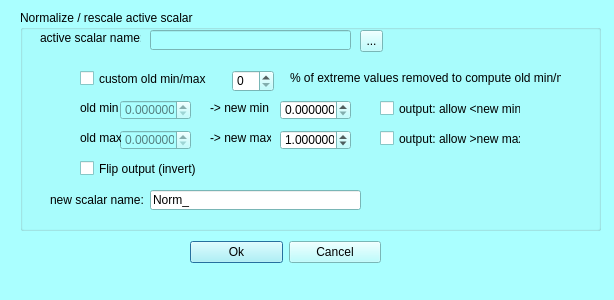
<?xml version="1.0" encoding="UTF-8"?>
<ui version="4.0">
 <class>mqScalarsNormalizationDialog</class>
 <widget class="QDialog" name="mqScalarsNormalizationDialog">
  <property name="geometry">
   <rect>
    <x>0</x>
    <y>0</y>
    <width>614</width>
    <height>300</height>
   </rect>
  </property>
  <property name="palette">
   <palette>
    <active>
     <colorrole role="WindowText">
      <brush brushstyle="SolidPattern">
       <color alpha="255">
        <red>0</red>
        <green>0</green>
        <blue>0</blue>
       </color>
      </brush>
     </colorrole>
     <colorrole role="Button">
      <brush brushstyle="SolidPattern">
       <color alpha="255">
        <red>170</red>
        <green>255</green>
        <blue>255</blue>
       </color>
      </brush>
     </colorrole>
     <colorrole role="Light">
      <brush brushstyle="SolidPattern">
       <color alpha="255">
        <red>255</red>
        <green>255</green>
        <blue>255</blue>
       </color>
      </brush>
     </colorrole>
     <colorrole role="Midlight">
      <brush brushstyle="SolidPattern">
       <color alpha="255">
        <red>212</red>
        <green>255</green>
        <blue>255</blue>
       </color>
      </brush>
     </colorrole>
     <colorrole role="Dark">
      <brush brushstyle="SolidPattern">
       <color alpha="255">
        <red>85</red>
        <green>127</green>
        <blue>127</blue>
       </color>
      </brush>
     </colorrole>
     <colorrole role="Mid">
      <brush brushstyle="SolidPattern">
       <color alpha="255">
        <red>113</red>
        <green>170</green>
        <blue>170</blue>
       </color>
      </brush>
     </colorrole>
     <colorrole role="Text">
      <brush brushstyle="SolidPattern">
       <color alpha="255">
        <red>0</red>
        <green>0</green>
        <blue>0</blue>
       </color>
      </brush>
     </colorrole>
     <colorrole role="BrightText">
      <brush brushstyle="SolidPattern">
       <color alpha="255">
        <red>255</red>
        <green>255</green>
        <blue>255</blue>
       </color>
      </brush>
     </colorrole>
     <colorrole role="ButtonText">
      <brush brushstyle="SolidPattern">
       <color alpha="255">
        <red>0</red>
        <green>0</green>
        <blue>0</blue>
       </color>
      </brush>
     </colorrole>
     <colorrole role="Base">
      <brush brushstyle="SolidPattern">
       <color alpha="255">
        <red>255</red>
        <green>255</green>
        <blue>255</blue>
       </color>
      </brush>
     </colorrole>
     <colorrole role="Window">
      <brush brushstyle="SolidPattern">
       <color alpha="255">
        <red>170</red>
        <green>255</green>
        <blue>255</blue>
       </color>
      </brush>
     </colorrole>
     <colorrole role="Shadow">
      <brush brushstyle="SolidPattern">
       <color alpha="255">
        <red>0</red>
        <green>0</green>
        <blue>0</blue>
       </color>
      </brush>
     </colorrole>
     <colorrole role="AlternateBase">
      <brush brushstyle="SolidPattern">
       <color alpha="255">
        <red>212</red>
        <green>255</green>
        <blue>255</blue>
       </color>
      </brush>
     </colorrole>
     <colorrole role="ToolTipBase">
      <brush brushstyle="SolidPattern">
       <color alpha="255">
        <red>255</red>
        <green>255</green>
        <blue>220</blue>
       </color>
      </brush>
     </colorrole>
     <colorrole role="ToolTipText">
      <brush brushstyle="SolidPattern">
       <color alpha="255">
        <red>0</red>
        <green>0</green>
        <blue>0</blue>
       </color>
      </brush>
     </colorrole>
    </active>
    <inactive>
     <colorrole role="WindowText">
      <brush brushstyle="SolidPattern">
       <color alpha="255">
        <red>0</red>
        <green>0</green>
        <blue>0</blue>
       </color>
      </brush>
     </colorrole>
     <colorrole role="Button">
      <brush brushstyle="SolidPattern">
       <color alpha="255">
        <red>170</red>
        <green>255</green>
        <blue>255</blue>
       </color>
      </brush>
     </colorrole>
     <colorrole role="Light">
      <brush brushstyle="SolidPattern">
       <color alpha="255">
        <red>255</red>
        <green>255</green>
        <blue>255</blue>
       </color>
      </brush>
     </colorrole>
     <colorrole role="Midlight">
      <brush brushstyle="SolidPattern">
       <color alpha="255">
        <red>212</red>
        <green>255</green>
        <blue>255</blue>
       </color>
      </brush>
     </colorrole>
     <colorrole role="Dark">
      <brush brushstyle="SolidPattern">
       <color alpha="255">
        <red>85</red>
        <green>127</green>
        <blue>127</blue>
       </color>
      </brush>
     </colorrole>
     <colorrole role="Mid">
      <brush brushstyle="SolidPattern">
       <color alpha="255">
        <red>113</red>
        <green>170</green>
        <blue>170</blue>
       </color>
      </brush>
     </colorrole>
     <colorrole role="Text">
      <brush brushstyle="SolidPattern">
       <color alpha="255">
        <red>0</red>
        <green>0</green>
        <blue>0</blue>
       </color>
      </brush>
     </colorrole>
     <colorrole role="BrightText">
      <brush brushstyle="SolidPattern">
       <color alpha="255">
        <red>255</red>
        <green>255</green>
        <blue>255</blue>
       </color>
      </brush>
     </colorrole>
     <colorrole role="ButtonText">
      <brush brushstyle="SolidPattern">
       <color alpha="255">
        <red>0</red>
        <green>0</green>
        <blue>0</blue>
       </color>
      </brush>
     </colorrole>
     <colorrole role="Base">
      <brush brushstyle="SolidPattern">
       <color alpha="255">
        <red>255</red>
        <green>255</green>
        <blue>255</blue>
       </color>
      </brush>
     </colorrole>
     <colorrole role="Window">
      <brush brushstyle="SolidPattern">
       <color alpha="255">
        <red>170</red>
        <green>255</green>
        <blue>255</blue>
       </color>
      </brush>
     </colorrole>
     <colorrole role="Shadow">
      <brush brushstyle="SolidPattern">
       <color alpha="255">
        <red>0</red>
        <green>0</green>
        <blue>0</blue>
       </color>
      </brush>
     </colorrole>
     <colorrole role="AlternateBase">
      <brush brushstyle="SolidPattern">
       <color alpha="255">
        <red>212</red>
        <green>255</green>
        <blue>255</blue>
       </color>
      </brush>
     </colorrole>
     <colorrole role="ToolTipBase">
      <brush brushstyle="SolidPattern">
       <color alpha="255">
        <red>255</red>
        <green>255</green>
        <blue>220</blue>
       </color>
      </brush>
     </colorrole>
     <colorrole role="ToolTipText">
      <brush brushstyle="SolidPattern">
       <color alpha="255">
        <red>0</red>
        <green>0</green>
        <blue>0</blue>
       </color>
      </brush>
     </colorrole>
    </inactive>
    <disabled>
     <colorrole role="WindowText">
      <brush brushstyle="SolidPattern">
       <color alpha="255">
        <red>85</red>
        <green>127</green>
        <blue>127</blue>
       </color>
      </brush>
     </colorrole>
     <colorrole role="Button">
      <brush brushstyle="SolidPattern">
       <color alpha="255">
        <red>170</red>
        <green>255</green>
        <blue>255</blue>
       </color>
      </brush>
     </colorrole>
     <colorrole role="Light">
      <brush brushstyle="SolidPattern">
       <color alpha="255">
        <red>255</red>
        <green>255</green>
        <blue>255</blue>
       </color>
      </brush>
     </colorrole>
     <colorrole role="Midlight">
      <brush brushstyle="SolidPattern">
       <color alpha="255">
        <red>212</red>
        <green>255</green>
        <blue>255</blue>
       </color>
      </brush>
     </colorrole>
     <colorrole role="Dark">
      <brush brushstyle="SolidPattern">
       <color alpha="255">
        <red>85</red>
        <green>127</green>
        <blue>127</blue>
       </color>
      </brush>
     </colorrole>
     <colorrole role="Mid">
      <brush brushstyle="SolidPattern">
       <color alpha="255">
        <red>113</red>
        <green>170</green>
        <blue>170</blue>
       </color>
      </brush>
     </colorrole>
     <colorrole role="Text">
      <brush brushstyle="SolidPattern">
       <color alpha="255">
        <red>85</red>
        <green>127</green>
        <blue>127</blue>
       </color>
      </brush>
     </colorrole>
     <colorrole role="BrightText">
      <brush brushstyle="SolidPattern">
       <color alpha="255">
        <red>255</red>
        <green>255</green>
        <blue>255</blue>
       </color>
      </brush>
     </colorrole>
     <colorrole role="ButtonText">
      <brush brushstyle="SolidPattern">
       <color alpha="255">
        <red>85</red>
        <green>127</green>
        <blue>127</blue>
       </color>
      </brush>
     </colorrole>
     <colorrole role="Base">
      <brush brushstyle="SolidPattern">
       <color alpha="255">
        <red>170</red>
        <green>255</green>
        <blue>255</blue>
       </color>
      </brush>
     </colorrole>
     <colorrole role="Window">
      <brush brushstyle="SolidPattern">
       <color alpha="255">
        <red>170</red>
        <green>255</green>
        <blue>255</blue>
       </color>
      </brush>
     </colorrole>
     <colorrole role="Shadow">
      <brush brushstyle="SolidPattern">
       <color alpha="255">
        <red>0</red>
        <green>0</green>
        <blue>0</blue>
       </color>
      </brush>
     </colorrole>
     <colorrole role="AlternateBase">
      <brush brushstyle="SolidPattern">
       <color alpha="255">
        <red>170</red>
        <green>255</green>
        <blue>255</blue>
       </color>
      </brush>
     </colorrole>
     <colorrole role="ToolTipBase">
      <brush brushstyle="SolidPattern">
       <color alpha="255">
        <red>255</red>
        <green>255</green>
        <blue>220</blue>
       </color>
      </brush>
     </colorrole>
     <colorrole role="ToolTipText">
      <brush brushstyle="SolidPattern">
       <color alpha="255">
        <red>0</red>
        <green>0</green>
        <blue>0</blue>
       </color>
      </brush>
     </colorrole>
    </disabled>
   </palette>
  </property>
  <property name="windowTitle">
   <string>Scalars: normalization</string>
  </property>
  <widget class="QWidget" name="layoutWidget">
   <property name="geometry">
    <rect>
     <x>190</x>
     <y>240</y>
     <width>191</width>
     <height>25</height>
    </rect>
   </property>
   <layout class="QHBoxLayout" name="horizontalLayout_2">
    <item>
     <widget class="QPushButton" name="ok">
      <property name="text">
       <string>Ok</string>
      </property>
     </widget>
    </item>
    <item>
     <widget class="QPushButton" name="cancel">
      <property name="text">
       <string>Cancel</string>
      </property>
     </widget>
    </item>
   </layout>
  </widget>
  <widget class="QGroupBox" name="groupBox">
   <property name="geometry">
    <rect>
     <x>20</x>
     <y>10</y>
     <width>581</width>
     <height>221</height>
    </rect>
   </property>
   <property name="title">
    <string>Normalize / rescale active scalar</string>
   </property>
   <widget class="QLineEdit" name="scalarName">
    <property name="geometry">
     <rect>
      <x>130</x>
      <y>180</y>
      <width>211</width>
      <height>20</height>
     </rect>
    </property>
    <property name="text">
     <string>Norm_</string>
    </property>
   </widget>
   <widget class="QLabel" name="label_8">
    <property name="geometry">
     <rect>
      <x>30</x>
      <y>180</y>
      <width>101</width>
      <height>21</height>
     </rect>
    </property>
    <property name="text">
     <string>&lt;html&gt;&lt;head/&gt;&lt;body&gt;&lt;p&gt;new scalar name:&lt;/p&gt;&lt;/body&gt;&lt;/html&gt;</string>
    </property>
   </widget>
   <widget class="QDoubleSpinBox" name="oldMin">
    <property name="enabled">
     <bool>false</bool>
    </property>
    <property name="geometry">
     <rect>
      <x>100</x>
      <y>90</y>
      <width>71</width>
      <height>20</height>
     </rect>
    </property>
    <property name="decimals">
     <number>6</number>
    </property>
   </widget>
   <widget class="QDoubleSpinBox" name="oldMax">
    <property name="enabled">
     <bool>false</bool>
    </property>
    <property name="geometry">
     <rect>
      <x>100</x>
      <y>120</y>
      <width>71</width>
      <height>20</height>
     </rect>
    </property>
    <property name="decimals">
     <number>6</number>
    </property>
   </widget>
   <widget class="QLabel" name="label">
    <property name="geometry">
     <rect>
      <x>60</x>
      <y>90</y>
      <width>41</width>
      <height>16</height>
     </rect>
    </property>
    <property name="text">
     <string>old min</string>
    </property>
   </widget>
   <widget class="QLabel" name="label_2">
    <property name="geometry">
     <rect>
      <x>20</x>
      <y>20</y>
      <width>101</width>
      <height>16</height>
     </rect>
    </property>
    <property name="text">
     <string>active scalar name:</string>
    </property>
   </widget>
   <widget class="QLineEdit" name="activeScalarName">
    <property name="enabled">
     <bool>false</bool>
    </property>
    <property name="geometry">
     <rect>
      <x>130</x>
      <y>20</y>
      <width>201</width>
      <height>20</height>
     </rect>
    </property>
    <property name="text">
     <string/>
    </property>
   </widget>
   <widget class="QLabel" name="label_3">
    <property name="geometry">
     <rect>
      <x>60</x>
      <y>120</y>
      <width>41</width>
      <height>16</height>
     </rect>
    </property>
    <property name="text">
     <string>old max</string>
    </property>
   </widget>
   <widget class="QLabel" name="label_4">
    <property name="geometry">
     <rect>
      <x>190</x>
      <y>90</y>
      <width>61</width>
      <height>16</height>
     </rect>
    </property>
    <property name="text">
     <string>-&gt; new min</string>
    </property>
   </widget>
   <widget class="QDoubleSpinBox" name="newMin">
    <property name="geometry">
     <rect>
      <x>260</x>
      <y>90</y>
      <width>71</width>
      <height>20</height>
     </rect>
    </property>
    <property name="decimals">
     <number>6</number>
    </property>
   </widget>
   <widget class="QLabel" name="label_5">
    <property name="geometry">
     <rect>
      <x>190</x>
      <y>120</y>
      <width>61</width>
      <height>16</height>
     </rect>
    </property>
    <property name="text">
     <string>-&gt; new max</string>
    </property>
   </widget>
   <widget class="QToolButton" name="reinitialize_minmax">
    <property name="geometry">
     <rect>
      <x>340</x>
      <y>20</y>
      <width>23</width>
      <height>22</height>
     </rect>
    </property>
    <property name="toolTip">
     <string>Reinitialize min-max ranges</string>
    </property>
    <property name="text">
     <string>...</string>
    </property>
    <property name="icon">
     <iconset resource="../Icons/icons.qrc">
      <normaloff>:/Icons/Initialize24.png</normaloff>:/Icons/Initialize24.png</iconset>
    </property>
   </widget>
   <widget class="QDoubleSpinBox" name="newMax">
    <property name="geometry">
     <rect>
      <x>260</x>
      <y>120</y>
      <width>71</width>
      <height>20</height>
     </rect>
    </property>
    <property name="decimals">
     <number>6</number>
    </property>
    <property name="value">
     <double>1.000000000000000</double>
    </property>
   </widget>
   <widget class="QCheckBox" name="allowMin">
    <property name="geometry">
     <rect>
      <x>360</x>
      <y>90</y>
      <width>141</width>
      <height>17</height>
     </rect>
    </property>
    <property name="text">
     <string>output: allow &lt;new min</string>
    </property>
   </widget>
   <widget class="QCheckBox" name="allowMax">
    <property name="geometry">
     <rect>
      <x>360</x>
      <y>120</y>
      <width>141</width>
      <height>17</height>
     </rect>
    </property>
    <property name="text">
     <string>output: allow &gt;new max</string>
    </property>
   </widget>
   <widget class="QSpinBox" name="removePercent">
    <property name="geometry">
     <rect>
      <x>212</x>
      <y>60</y>
      <width>42</width>
      <height>22</height>
     </rect>
    </property>
   </widget>
   <widget class="QLabel" name="label_6">
    <property name="geometry">
     <rect>
      <x>270</x>
      <y>60</y>
      <width>271</width>
      <height>16</height>
     </rect>
    </property>
    <property name="text">
     <string>% of extreme values removed to compute old min/max</string>
    </property>
   </widget>
   <widget class="QCheckBox" name="flip">
    <property name="geometry">
     <rect>
      <x>60</x>
      <y>150</y>
      <width>131</width>
      <height>17</height>
     </rect>
    </property>
    <property name="text">
     <string>Flip output (invert)</string>
    </property>
   </widget>
   <widget class="QCheckBox" name="customMinMax">
    <property name="geometry">
     <rect>
      <x>60</x>
      <y>60</y>
      <width>141</width>
      <height>17</height>
     </rect>
    </property>
    <property name="text">
     <string>custom old min/max</string>
    </property>
   </widget>
  </widget>
 </widget>
 <resources>
  <include location="../Icons/icons.qrc"/>
  <include location="../Icons/icons.qrc"/>
 </resources>
 <connections/>
</ui>
